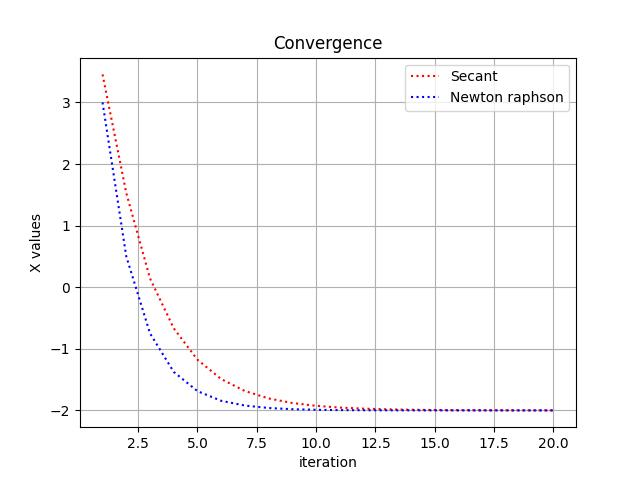

The script that saved this image:
from matplotlib import pyplot as plt

def f(x):
    return x**2 + 4*x + 4

def f_dash(x):
    return 2*x + 4

def secant(x_k, x_k1):
    if((f(x_k) - f(x_k1)) == 0):
        return x_k - f(x_k)*(x_k - x_k1)
    return x_k - f(x_k)*((x_k - x_k1) / (f(x_k) - f(x_k1)))

def newton_raphson(x_k):
    return x_k - (f(x_k)/f_dash(x_k))

def convergence(i1, i2, it):
    secant_x = []
    newton_raphson_x = []
    itr = []
    i = 0
    i1_secant = i1
    i2_secant = i2
    i1_newton_raphson = i2
    while(i < it):
        i3_secant = secant(i1_secant, i2_secant)
        i3_newton_raphson = newton_raphson(i1_newton_raphson)
        itr.append(i+1)
        secant_x.append(i3_secant)
        newton_raphson_x.append(i3_newton_raphson)
        i1_secant = i2_secant
        i2_secant = i3_secant
        i1_newton_raphson = i3_newton_raphson
        i+=1
    plt.plot(itr, secant_x, color='r', linestyle="dotted", label="Secant")
    plt.plot(itr, newton_raphson_x, color='b', linestyle="dotted", label="Newton raphson")
    plt.legend()
    plt.title("Convergence")
    plt.xlabel("iteration")
    plt.ylabel("X values")
    plt.grid(True)
    plt.savefig("q4.jpg")
    plt.show()

convergence(10 , 8 , 20)